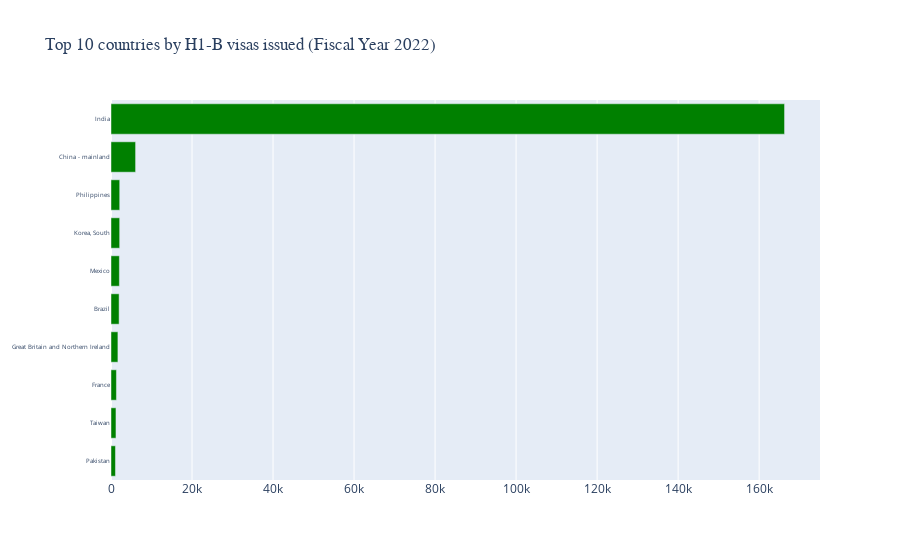

The cell this chart's notebook holds for it:
### Code cell
# Let's plot a bar graph of the countries that had the most recipients of H1-B visas in 2022
fig = go.Figure(go.Bar(
    x=top_10_h1b_worldwide['H1B'],
    y=top_10_h1b_worldwide['Country'],
    orientation='h',
    marker_color='green')
)

# update graph appearance by creating a title, displaying it ascending from the top down, adjusting text angle next to the bars
# adjust how far apart the y-axis labels are
# adjust font family of the title
fig.update_layout(
    title='Top 10 countries by H1-B visas issued (Fiscal Year 2022)',
    yaxis=dict(
        categoryorder='total ascending',
        tickangle=0,
        ticklabelstep=1),
    titlefont={'family': 'Times New Roman'}
)

# make font smaller on the y-axis using tickfont.size so that all country names are printed out
# change text family of the hover label to Times New Roman
fig.layout.yaxis.tickfont.size = 6 # type: ignore
fig.layout.hoverlabel.font.family = 'Times New Roman' # type: ignore
fig.show()

### Figure 1 — Plotly figure (JSON) as saved in the notebook; plotly's stock layout.template omitted (floating-point values rounded to 4 significant figures)
{"data": [{"marker": {"color": "green"}, "orientation": "h", "type": "bar", "x": [166271, 6070, 2151, 2140, 2069, 1999, 1706, 1342, 1228, 1104], "y": ["India", "China - mainland", "Philippines", "Korea, South", "Mexico", "Brazil", "Great Britain and Northern Ireland", "France", "Taiwan", "Pakistan"]}], "layout": {"hoverlabel": {"font": {"family": "Times New Roman"}}, "title": {"font": {"family": "Times New Roman"}, "text": "Top 10 countries by H1-B visas issued (Fiscal Year 2022)"}, "yaxis": {"categoryorder": "total ascending", "tickangle": 0, "tickfont": {"size": 6}, "ticklabelstep": 1}}}
